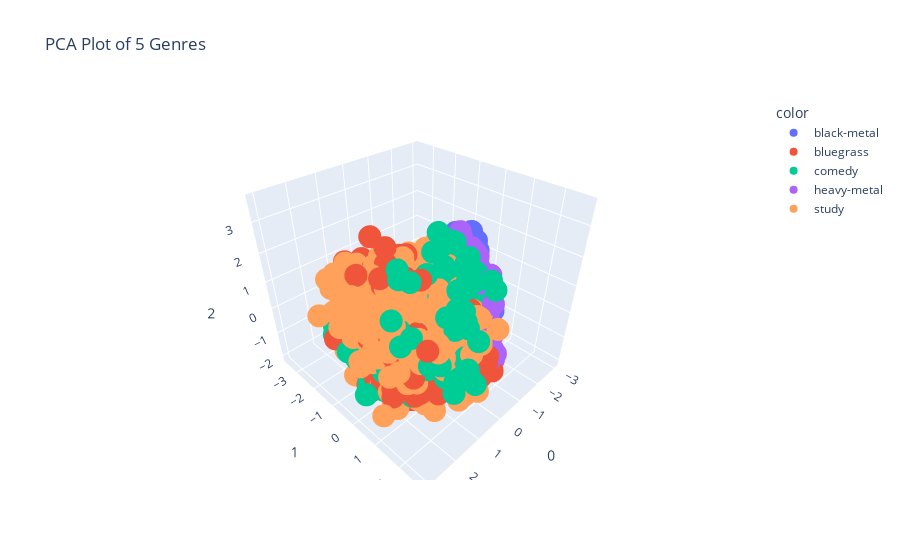

The notebook cell saved with this chart:
### Code cell
from sklearn.decomposition import PCA

top_genre_songs = numerical_data[numerical_data.track_genre.isin(top_genres)]

pca = PCA(n_components=3)
components = pca.fit_transform(top_genre_songs[['danceability', 'popularity', 'loudness', 'valence', 'tempo', 'acousticness']])

fig = px.scatter_3d(components, x=0, y=1, z=2, color=top_genre_songs['track_genre'], title='PCA Plot of 5 Genres')
fig.show()

### Figure 1 — Plotly figure (JSON) as saved in the notebook; plotly's stock layout.template omitted (floating-point values rounded to 4 significant figures; data arrays with more than 128 entries replaced by an {"elided": "..."} marker saying what was removed)
{"data": [{"hovertemplate": "color=black-metal<br>0=%{x}<br>1=%{y}<br>2=%{z}<extra></extra>", "legendgroup": "black-metal", "marker": {"color": "#636efa", "symbol": "circle"}, "mode": "markers", "name": "black-metal", "scene": "scene", "showlegend": true, "type": "scatter3d", "x": {"elided": "991 float values"}, "y": {"elided": "991 float values"}, "z": {"elided": "991 float values"}}, {"hovertemplate": "color=bluegrass<br>0=%{x}<br>1=%{y}<br>2=%{z}<extra></extra>", "legendgroup": "bluegrass", "marker": {"color": "#EF553B", "symbol": "circle"}, "mode": "markers", "name": "bluegrass", "scene": "scene", "showlegend": true, "type": "scatter3d", "x": {"elided": "978 float values"}, "y": {"elided": "978 float values"}, "z": {"elided": "978 float values"}}, {"hovertemplate": "color=comedy<br>0=%{x}<br>1=%{y}<br>2=%{z}<extra></extra>", "legendgroup": "comedy", "marker": {"color": "#00cc96", "symbol": "circle"}, "mode": "markers", "name": "comedy", "scene": "scene", "showlegend": true, "type": "scatter3d", "x": {"elided": "987 float values"}, "y": {"elided": "987 float values"}, "z": {"elided": "987 float values"}}, {"hovertemplate": "color=heavy-metal<br>0=%{x}<br>1=%{y}<br>2=%{z}<extra></extra>", "legendgroup": "heavy-metal", "marker": {"color": "#ab63fa", "symbol": "circle"}, "mode": "markers", "name": "heavy-metal", "scene": "scene", "showlegend": true, "type": "scatter3d", "x": {"elided": "985 float values"}, "y": {"elided": "985 float values"}, "z": {"elided": "985 float values"}}, {"hovertemplate": "color=study<br>0=%{x}<br>1=%{y}<br>2=%{z}<extra></extra>", "legendgroup": "study", "marker": {"color": "#FFA15A", "symbol": "circle"}, "mode": "markers", "name": "study", "scene": "scene", "showlegend": true, "type": "scatter3d", "x": {"elided": "996 float values"}, "y": {"elided": "996 float values"}, "z": {"elided": "996 float values"}}], "layout": {"legend": {"title": {"text": "color"}, "tracegroupgap": 0}, "scene": {"domain": {"x": [0, 1], "y": [0, 1]}, "xaxis": {"title": {"text": "0"}}, "yaxis": {"title": {"text": "1"}}, "zaxis": {"title": {"text": "2"}}}, "title": {"text": "PCA Plot of 5 Genres"}}}
